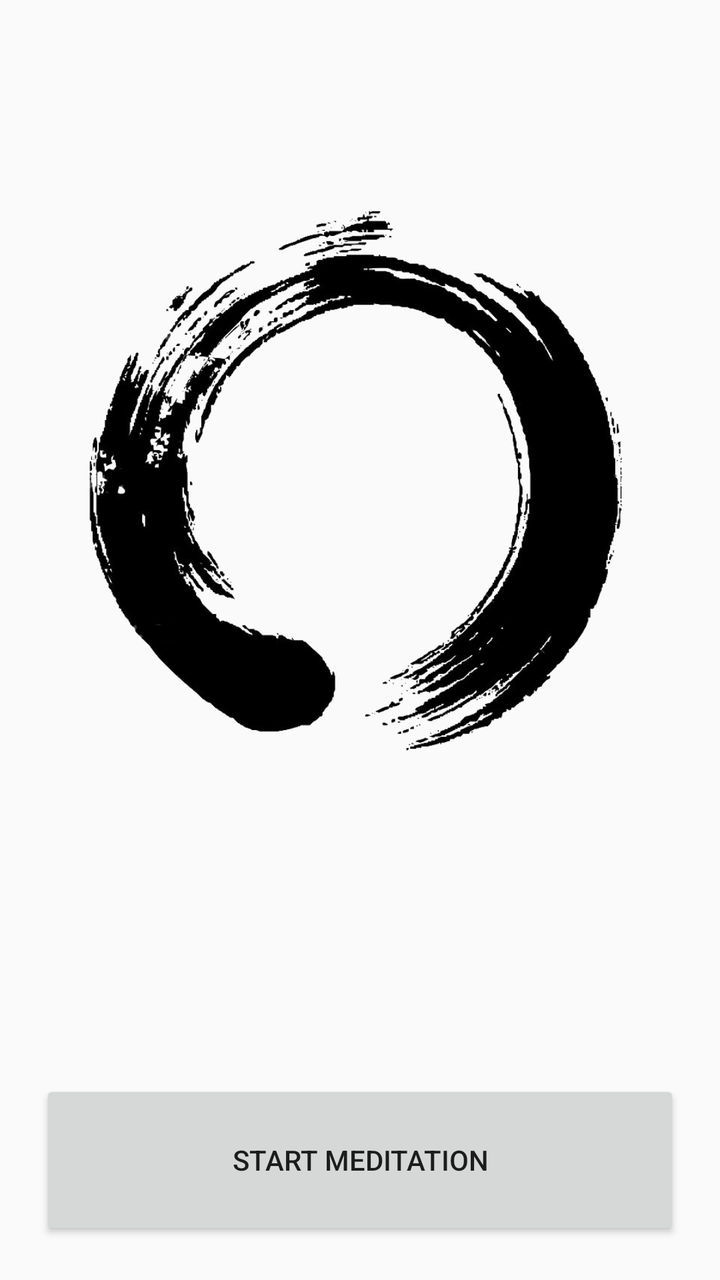
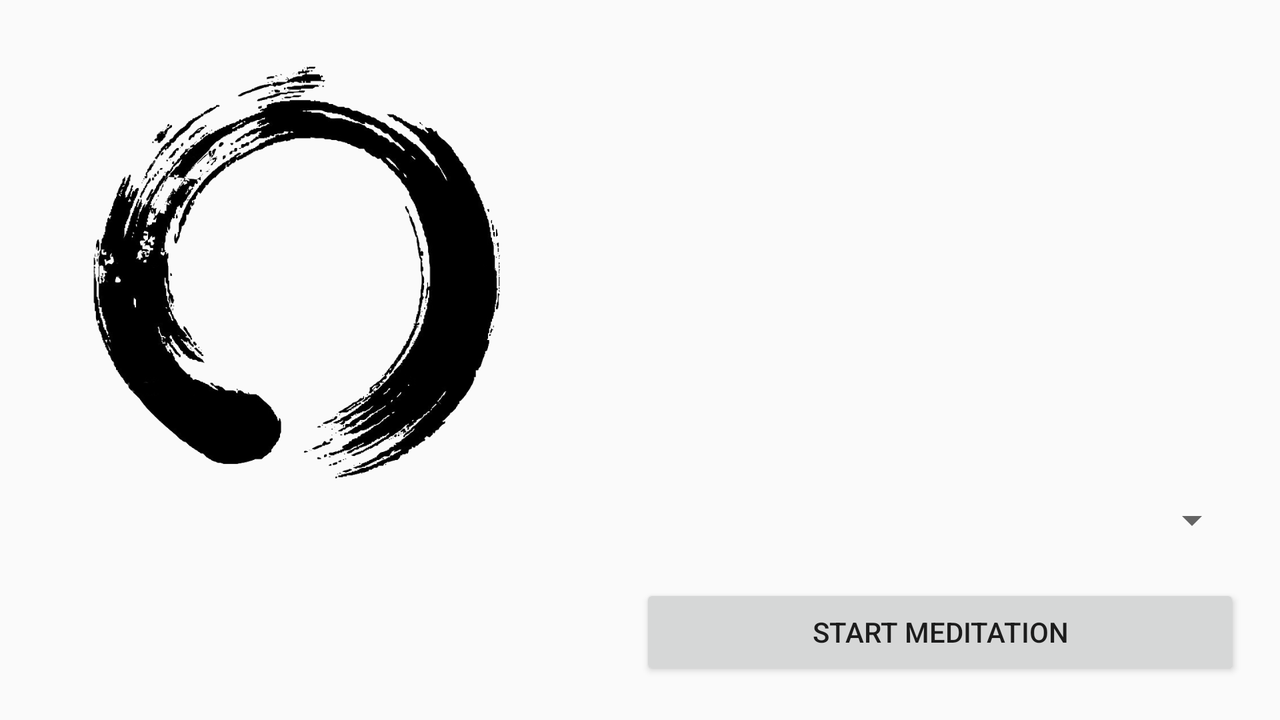

Two renders of one Android screen. The first uses the default layout on a phone; the second uses the alternative layout the repository ships for a different screen configuration, on a matching device. The two XML files are below.
<!-- AndroidManifest.xml: application theme LightZenTheme -->
<!-- res/layout/fragment_main.xml -->
<?xml version="1.0" encoding="utf-8"?>
<androidx.coordinatorlayout.widget.CoordinatorLayout xmlns:android="http://schemas.android.com/apk/res/android"
    xmlns:app="http://schemas.android.com/apk/res-auto"
    android:layout_width="match_parent"
    android:layout_height="match_parent">

    <RelativeLayout
        android:layout_width="match_parent"
        android:layout_height="match_parent">

        <Button
            android:layout_gravity="center"
            android:id="@+id/but_start"
            android:layout_width="match_parent"
            android:layout_height="wrap_content"
            android:layout_margin="20dp"
            android:minWidth="140dp"
            android:minHeight="80dp"
            android:text="@string/but_start"
            android:layout_alignParentBottom="true"/>

        <androidx.recyclerview.widget.RecyclerView
            android:id="@+id/recycler_sessions"
            android:layout_width="match_parent"
            android:layout_height="wrap_content"
            android:layout_margin="20dp"
            android:layout_above="@+id/but_start"
            android:layout_alignParentTop="false"
            android:layout_centerHorizontal="false"/>

        <ImageView
            android:padding="40dp"
            android:layout_width="wrap_content"
            android:layout_height="wrap_content"
            android:scaleType="fitCenter"
            android:layout_above="@+id/recycler_sessions"
            style="@style/zenIcon"/>

    </RelativeLayout>

</androidx.coordinatorlayout.widget.CoordinatorLayout>
<!-- resources referenced by this layout -->
<resources>
  <string name="but_start">Start Meditation</string>
  <style name="zenIcon" parent="">
          <item name="android:src">?attr/zenIconSrc</item>
      </style>
  <style name="Theme.AppCompat.Light" parent="@style/Base.Theme.AppCompat.Light">
      </style>
  <color name="colorMarkerLine">#404040</color>
  <color name="colorMarkerTriangle">#404040</color>
  <color name="colorCurrentSection">#3d82a3</color>
  <color name="colorNextSection">#9cd4e1</color>
  <color name="colorPreviousSection">#cde8ef</color>
  <color name="colorRemainingSections">#f0f0f0</color>
  <style name="Widget.AppCompat.ListView" parent="@style/Base.Widget.AppCompat.ListView">
      </style>
  <dimen name="abc_action_bar_default_height_material">56dp</dimen>
  <style name="Widget.AppCompat.Light.ActionButton" parent="@style/Widget.AppCompat.ActionButton">
      </style>
  <style name="Widget.AppCompat.ActionMode" parent="@style/Base.Widget.AppCompat.ActionMode">
      </style>
  <style name="AlertDialog.AppCompat.Light" parent="@style/Base.AlertDialog.AppCompat.Light">
      </style>
  <style name="Widget.AppCompat.ButtonBar" parent="@style/Base.Widget.AppCompat.ButtonBar">
      </style>
  <style name="Widget.AppCompat.Button" parent="@style/Base.Widget.AppCompat.Button">
      </style>
  <style name="Widget.AppCompat.Button.Small" parent="@style/Base.Widget.AppCompat.Button.Small">
      </style>
  <color name="accent_material_light">@color/material_deep_teal_500</color>
  <color name="background_floating_material_light">@android:color/white</color>
  <color name="button_material_light">#ffd6d7d7</color>
  <color name="ripple_material_light">#1f000000</color>
  <color name="primary_material_light">@color/material_grey_100</color>
  <color name="primary_dark_material_light">@color/material_grey_600</color>
  <dimen name="abc_dialog_padding_material">24dp</dimen>
  <style name="ThemeOverlay.AppCompat.Dialog" parent="@style/Base.ThemeOverlay.AppCompat.Dialog">
      </style>
  <style name="Widget.AppCompat.EditText" parent="@style/Base.Widget.AppCompat.EditText">
      </style>
  <style name="Widget.AppCompat.ImageButton" parent="@style/Base.Widget.AppCompat.ImageButton">
      </style>
  <style name="Widget.AppCompat.ListMenuView" parent="@style/Base.Widget.AppCompat.ListMenuView">
      </style>
  <dimen name="abc_list_item_padding_horizontal_material">@dimen/abc_action_bar_content_inset_material</dimen>
  <style name="Theme.AppCompat.CompactMenu" parent="@style/Base.Theme.AppCompat.CompactMenu">
      </style>
  <dimen name="abc_panel_menu_list_width">296dp</dimen>
  <style name="Widget.AppCompat.Light.PopupMenu" parent="@style/Base.Widget.AppCompat.Light.PopupMenu">
      </style>
  <style name="Widget.AppCompat.RatingBar" parent="@style/Base.Widget.AppCompat.RatingBar">
      </style>
  <style name="Widget.AppCompat.RatingBar.Small" parent="@style/Base.Widget.AppCompat.RatingBar.Small">
      </style>
  <style name="Widget.AppCompat.Light.SearchView" parent="@style/Widget.AppCompat.SearchView">
      </style>
  <style name="Widget.AppCompat.SeekBar" parent="@style/Base.Widget.AppCompat.SeekBar">
      </style>
  <style name="Widget.AppCompat.Spinner" parent="@style/Base.Widget.AppCompat.Spinner">
      </style>
  <style name="TextAppearance.AppCompat.Subhead" parent="@style/Base.TextAppearance.AppCompat.Subhead">
      </style>
  <style name="Widget.AppCompat.Toolbar" parent="@style/Base.Widget.AppCompat.Toolbar">
      </style>
  <style name="Widget.AppCompat.ActionButton" parent="@style/Base.Widget.AppCompat.ActionButton">
      </style>
  <style name="Base.AlertDialog.AppCompat.Light" parent="@style/Base.AlertDialog.AppCompat">
      </style>
  <color name="material_deep_teal_500">#ff009688</color>
  <color name="material_grey_100">#fff5f5f5</color>
  <color name="material_grey_600">#ff757575</color>
  <dimen name="abc_action_bar_content_inset_material">16dp</dimen>
  <style name="Widget.AppCompat.SearchView" parent="@style/Base.Widget.AppCompat.SearchView">
      </style>
  <!-- some entries are left out for length -->
</resources>
<!-- res/layout-land/fragment_main.xml (the repository's variant of the layout above) -->
<!-- drawn on the phone turned sideways -->
<?xml version="1.0" encoding="utf-8"?>
<RelativeLayout xmlns:android="http://schemas.android.com/apk/res/android" xmlns:app="http://schemas.android.com/apk/res-auto"
    android:layout_width="match_parent"
    android:layout_height="match_parent">
    <ImageView
        android:id="@+id/zenimage"
        android:padding="30dp"
        android:layout_width="wrap_content"
        android:layout_height="wrap_content"
        android:scaleType="fitCenter"
        android:layout_toLeftOf="@+id/but_start"
        android:layout_above="@+id/but_start"
        android:layout_alignParentLeft="true"
        android:layout_alignParentTop="true"
        android:layout_toStartOf="@+id/but_start"
        android:layout_alignParentStart="true"
        app:srcCompat="@drawable/zenkreis2bk"
        style="@style/zenIcon"/>
    <Button
        android:id="@+id/but_start"
        android:layout_width="300dp"
        android:layout_height="wrap_content"
        android:layout_margin="20dp"
        android:text="@string/but_start"
        android:layout_alignParentRight="true"
        android:layout_alignParentBottom="true"
        android:layout_alignParentEnd="true"/>
    <Spinner
        android:id="@+id/spin_sessions"
        android:layout_width="wrap_content"
        android:layout_height="wrap_content"
        android:layout_toRightOf="@+id/zenimage"
        android:layout_above="@+id/but_start"
        android:layout_alignLeft="@+id/but_start"
        android:layout_alignRight="@+id/but_start"
        android:spinnerMode="dropdown"
        android:layout_toEndOf="@+id/zenimage"
        android:layout_alignStart="@+id/but_start"
        android:layout_alignEnd="@+id/but_start"/>
</RelativeLayout>
